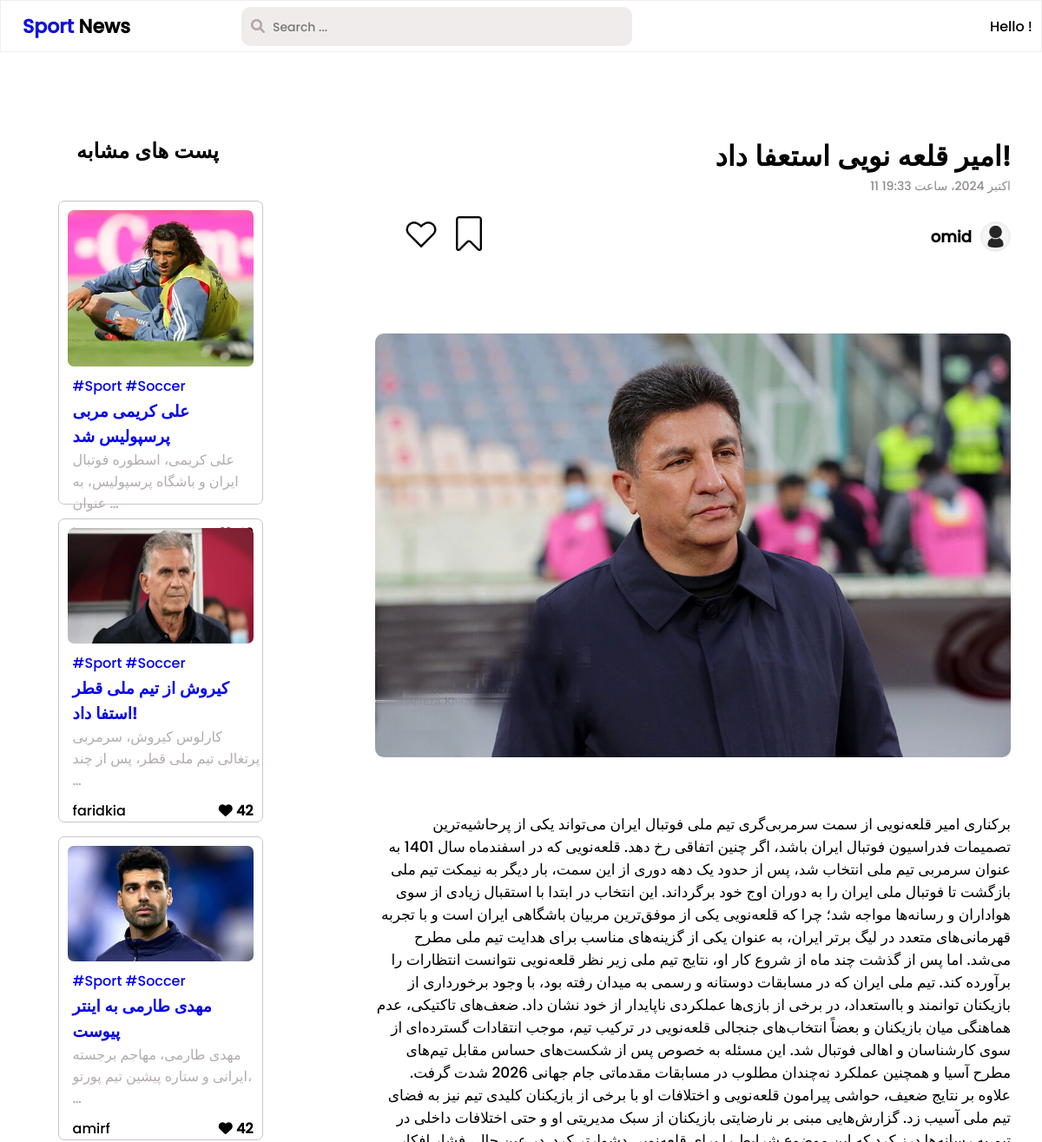
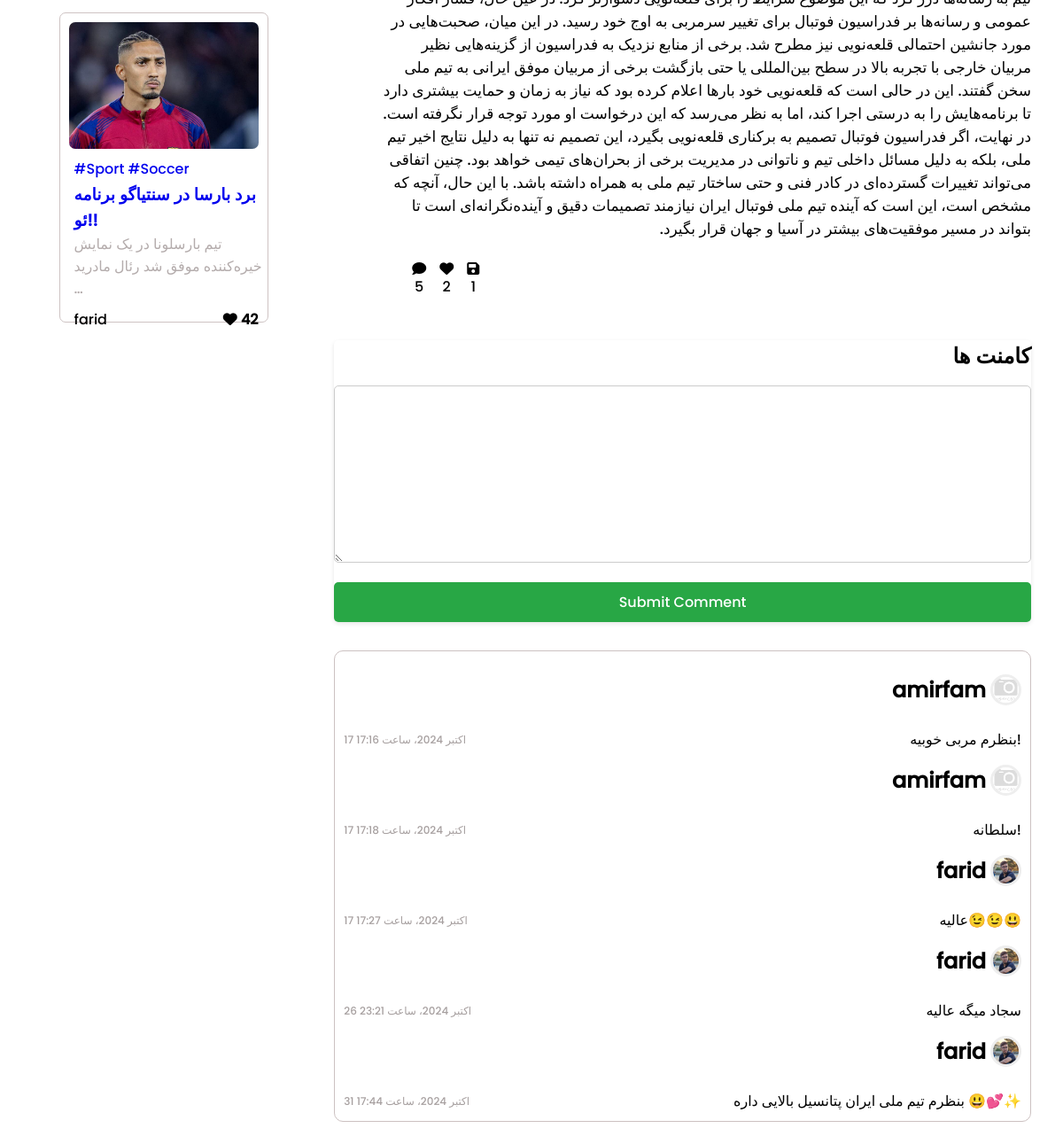
/posts/1, run on the app's committed database (2 pictures, top to bottom).
### post/models.py (models this page shows, shortened)
class Post(models.Model):
    title = models.CharField(max_length=60, verbose_name='عنوان')
    created_at = models.DateTimeField(auto_now_add=True, verbose_name='زمان انتشار')
    author = models.ForeignKey(User, on_delete=models.CASCADE, verbose_name='نویسنده', related_name='posts')
    image = models.ImageField(upload_to='post_images/', verbose_name='عکس')
    caption = models.TextField(max_length=3000, verbose_name='توضیحات', null=True, blank=True)
    class Meta:
        verbose_name = 'پست'
        verbose_name_plural = 'پست ها'

### accounts/models.py (models this page shows)
class User(AbstractUser):
    image = models.ImageField(upload_to=user_image_upload_path, verbose_name='عکس')
    def __str__(self):
        return f'{self.username}'

### core/models.py (models this page shows, shortened)
class Comment(models.Model):
    user = models.ForeignKey(User, on_delete=models.CASCADE, verbose_name='کاربر', related_name='comments')
    post = models.ForeignKey(Post, on_delete=models.CASCADE, verbose_name='پست', related_name='comments')
    text = models.TextField(max_length=75, verbose_name='متن')
    date = models.DateTimeField(auto_now_add=True)
    is_ok = models.BooleanField(verbose_name='اجازه انتشار', default=False)
    class Meta:
        verbose_name = 'کامنت'
        verbose_name_plural = 'کامنت ها'

### post/views.py (the view)
# urls.py: path('<int:id>', views.post_detail, name='post_detail'),
def post_detail(request, id):
    spost = Post.objects.all()[1:5]
    post = get_object_or_404(Post, id=id)
    comments = post.comments.filter(is_ok=True).all()
    if request.user.is_authenticated:
        if request.user.likes.filter(post=post).exists():
            is_like = True
        else:
            is_like = False
        if request.user.saved.filter(post=post).exists():
            is_saved = True
        else:
            is_saved = False
    else:
        is_like = False
        is_saved = False
    like_count = Like.objects.filter(post=post).count()
    saved_count = Saved.objects.filter(post=post).count()
    if request.method == 'POST':
        if request.user.is_authenticated:
            form = CommentForm(request.POST)
            if form.is_valid():
                Comment.objects.create(user=request.user, post=post, text=form.cleaned_data['text'])
                return redirect('post:post_detail', id=post.id)
            return render(request, 'post/post_detail.html',
                          context={'post': post, 'is_like': is_like, 'is_saved': is_saved,
                                   'like_count': like_count, 'saved_count': saved_count,
                                   'form': form, 'comments':comments, 'comment_count':comments.count(), 'spost':spost})
        else:
            redirect('accounts:login')
    else:
        form = CommentForm()
        return render(request, 'post/post_detail.html', context={'post':post, 'is_like':is_like, 'is_saved':is_saved,
                                                             'like_count':like_count, 'saved_count':saved_count,
                                                                 'form':form, 'comments':comments, 'comment_count':comments.count(),'spost':spost})

### core/forms.py (shortened to what this page needs)
class CommentForm(forms.Form):
    text = forms.CharField(max_length=75)

### post/Templates/post/post_detail.html (shortened to what this page needs)
{% extends 'base.html' %}
{% load static %}
{% block head %}
    <link rel="stylesheet" href="{% static 'css/post_detail.css' %}">
    <link href="https://cdnjs.cloudflare.com/ajax/libs/font-awesome/6.0.0-beta3/css/all.min.css" rel="stylesheet">
    <link href="https://cdn.jsdelivr.net/gh/rastikerdar/vazir-font@latest/dist/font-face.css" rel="stylesheet" type="text/css" />
{% endblock %}
{% block content %}
    <nav class="nav">
        <div class="nav-left-side">
            <h2><span style="color: #1212dc">Sport</span> News</h2>
            <div class="search-bar">
                <i id="search-icon" class="fas fa-search"></i>
                <form action="" method="get">
                    <input placeholder="Search ..." name="search" maxlength="50" class="search-input">
                </form>
            </div>
        </div>
        <div class="nav-right-side">
            <p>Hello {{ user.username }}!</p>
        </div>
    </nav>
    <div class="container">
        <div class="left-side">
            <div class="similar-posts">
                <h2 style="margin-left: 4.5rem;margin-bottom: 1.5rem">پست های مشابه</h2>
                {% for post in spost %}
                    <div class="spost">
                        <img src="{{ post.image.url }}" alt="">
                        <div class="hashtags">
                            <a href="#">#Sport</a>
                            <a href="#">#Soccer</a>
                        </div>
                        <h3><a href="{% url "post:post_detail" post.id %}">{{ post.title }}</a></h3>
                        <p class="spost-desc">{{ post.caption | truncatewords:10 }}</p>
                        <div class="pl-line">
                            <p>{{ post.author }}</p>
                            <i class="fas fa-heart"><span> 42</span></i>
                        </div>
                    </div>
                {% endfor %}
            </div>
        </div>
        <div class="right-side">
            <h1 class="rh1">{{ post.title }}</h1>
            <p class="rbh1">{{ post.created_at }}</p>
            <div class="items">
                <div class="author">
                    <p>{{ post.author }}</p>
                    <div class="circle">
                        {% if post.author.image %}
                            <img src="{{ post.author.image.url }}" alt="">
                        {% else %}
                            <img src="{% static 'imgs/user.png' %}" alt="">
                        {% endif %}
                    </div>
                </div>
                <div class="post-info">
                    <div class="comments">
                        {% if is_like %}
                            <a href="{% url 'home:like' post.id %}"><img style="background-color: white" width="40px" height="40px" src="{% static 'imgs/like.png' %}" alt=""></a>
                        {% else %}
                            <a href="{% url 'home:like' post.id %}"><img style="background-color: white" width="40px" height="40px" src="{% static 'imgs/unlike.png' %}" alt=""></a>
                        {% endif %}
                    </div>
                    <div class="comments">
                        {% if is_saved %}
                            <a href="{% url 'home:saved' post.id %}"><img style="background-color: white" width="40px" height="40px" src="{% static 'imgs/saved.png' %}" alt=""></a>
                        {% else %}
                            <a href="{% url 'home:saved' post.id %}"><img style="background-color: white" width="40px" height="40px" src="{% static 'imgs/unsave.png' %}" alt=""></a>
                        {% endif %}
                    </div>
                </div>
            </div>
            <img class="post-img" src="{{ post.image.url }}" alt="">
            <p dir="rtl" class="post-description">{{ post.caption }}</p>
            <div style="display: flex;flex-direction: row-reverse;width: 100%">
                <div style="width: 100%;margin-top: 1.5rem" class="post-info">
                    <div class="comments">
                        <i class="fas fa-comment"></i>
                        <p>{{ comment_count }}</p>
                    </div>
                    <div class="comments">
                        <i class="fas fa-heart"></i>
                        <p>{{ like_count }}</p>
                    </div>
                    <div class="comments">
                        <i class="fas fa-save"></i>
                        <p>{{ saved_count }}</p>
                    </div>
                </div>
            </div>
            <div class="comment-section">
                <h2 dir="rtl">کامنت ها</h2>
                <form action="{% url 'post:post_detail' post.id %}" method="post" id="commentForm">
                    <div class="form-group">
                        <textarea dir="rtl" style="margin-top: 1rem" id="comment" name="text" required></textarea>
                    </div>
                    <button type="submit" class="submit-btn">Submit Comment</button>
                </form>
            </div>
            <div class="comment-list">
                {% for comment in comments %}
                    <div class="comment-row">
                        <div class="comment-user">
                             <h2>{{ comment.user.username }}</h2>
                            <div class="circle">
                                {% if comment.user.image %}
                                    <img src="{{ comment.user.image.url }}" alt="">
                                {% else %}
                                    <img src="{% static 'imgs/user.png' %}" alt="">
                                {% endif %}
                            </div>
                        </div>
                    <div class="comment-info">
                        <p>{{ comment.text }}</p>
                        <p class="comment-date">{{ comment.date }}</p>
                    </div>
                    </div>
                {% endfor %}
            </div>
        </div>
    </div>
{% endblock %}

### static/css/post_detail.css (style rules this page uses)
* { padding: 0; margin: 0; box-sizing: border-box; font-family: 'Poppins','Vazir', sans-serif; }
.nav { display: flex; width: 100%; height: 60px; border: #eee 1px solid; position: relative; background-color: white; }
.nav-left-side { width: 65%; display: flex; align-items: center; gap: 8.0rem; }
.nav-left-side h2 { font-size: 22px; margin: 0px 0px 0px 25px; }
.search-bar { display: flex; align-items: center; font-family: 'Poppins-Light'; color: #b2a6a6; border-radius: 10px; background-color: #f1ecec; width: 450px; height: 45px; }
.search-input { font-size: 14px; margin-left: 9px; width: 375px; background-color: #f1ecec; border: none; border-bottom: 0px solid #ccc; outline: none; transition: border-bottom-color 0.3s ease; }
#search-icon { margin-left: 11px; }
.nav-right-side { width: 35%; display: flex; justify-content: flex-end; align-items: center; }
.nav-right-side p { margin: 0px 10px 0px 0px; }
.container { width: 100%; margin-top: 6rem; display: flex; gap: 1.5rem; }
.right-side { width: 70%; display: flex; flex-direction: column; margin-right: 2.25rem; align-items: flex-end; }
.left-side { width: 30%; display: flex; flex-direction: column; margin-left: 1rem; }
.rh1 { font-size: 2rem; }
.rbh1 { color: #918a8a; font-size: 14px; }
.items { display: flex; justify-content: space-between; margin-top: 1.5rem; width: 100%; flex-direction: row-reverse; }
.author { display: flex; gap: 10px; align-items: center; }
.circle { width: 35px; height: 35px; border-radius: 50px; }
.author p { font-size: 18px; font-weight: bold; }
.circle img { width:100%; height: 100%; object-fit: cover; border: 3px solid #eee; border-radius: 50px; }
.post-info { margin-left: 5.5rem; display: flex; align-items: center; gap: 15px; }
.comments { display: flex; flex-direction: column; justify-content: center; align-items: center; }
.post-img { margin-top: 5.5rem; border-radius: 10px; width: 93%; }
.post-description { font-size: 17px; margin-top: 4rem; width: 93%; }
.comment-section { margin-top: 3rem; background-color: #fff; border-radius: 5px; box-shadow: 0 2px 5px rgba(0, 0, 0, 0.1); width: 100%; }
.form-group { margin-bottom: 15px; }
.form-group input, .form-group textarea { width: 100%; padding: 10px; border: 1px solid #ccc; border-radius: 5px; font-size: 14px; }
.form-group textarea { height: 200px; resize: vertical; }
.submit-btn { display: block; width: 100%; background-color: #28a745; color: white; padding: 10px; border: none; border-radius: 5px; font-size: 16px; cursor: pointer; text-align: center; }
.comment-row { display: flex; flex-direction: column; justify-content: flex-end; gap: 10px; }
.comment-user { margin-top: 1rem; align-items: center; justify-content: flex-end; width: 100%; display: flex; gap: 5px; }
.comment-list { margin-bottom: 1rem; border-radius: 10px; padding: 10px; margin-top: 2rem; border: #ccc1c1 1px solid; display: flex; flex-direction: column; width: 100%; justify-content: flex-end; }
.comment-info { margin-top: 1rem; display: flex; justify-content: space-between; flex-direction: row-reverse; align-items: center; }
.comment-date { color: #a69f9f; font-size: 12px; }
.spost { display: flex; flex-direction: column; width: 70%; height: 350px; border: 1px solid #cec3c3; border-radius: 7px; margin: 0 auto; }
.spost img { width: 100%; padding: 10px; border-radius: 17px; height: 200px; }
.spost h3 { margin-top: 2px; margin-left: 1rem; }
.hashtags { margin-left: 1rem; }
.spost p { margin-left: 1rem; }
.pl-line { margin-top: 10px; display: flex; align-items: center; justify-content: space-between; }
.pl-line i { margin-right: 10px; }
.spost a { text-decoration: none; }
.similar-posts { display: flex; flex-direction: column; width: 100%; gap: 1rem; }
.spost-desc { margin-left: 2rem; color: #b4acac; font-weight: 100; }

### data on the page
Post: image (picture), title "علی کریمی مربی پرسپولیس شد", caption "علی کریمی، اسطوره فوتبال ایران و باشگاه پرسپولیس، به عنوان …"
Post: image (picture), title "کیروش از تیم ملی قطر استفا داد!", caption "کارلوس کیروش، سرمربی پرتغالی تیم ملی قطر، پس از چند …", author "faridkia"
Post: image (picture), title "مهدی طارمی به اینتر پیوست", caption "مهدی طارمی، مهاجم برجسته ایرانی و ستاره پیشین تیم پورتو، …", author "amirf"
Post: image (picture), title "برد بارسا در سنتیاگو برنامه ئو!!", caption "تیم بارسلونا در یک نمایش خیره‌کننده موفق شد رئال مادرید …", author "farid"
Post: title "امیر قلعه نویی استعفا داد!", created_at "11 اکتبر 2024، ساعت 19:33", author "omid", image (picture), caption "برکناری امیر قلعه‌نویی از سمت سرمربی‌گری تیم ملی فوتبال ایران می‌تواند یکی از پرحاشیه‌ترین تصمیمات فدراسیون فوتبال ایران باشد، اگر چنین اتفاقی رخ دهد. قلعه‌نویی که در اسفندماه سال 1401 به عنوان سرمربی تیم ملی انتخاب شد، پس از حدود یک دهه دوری از این سمت، بار دیگر به نیمکت تیم ملی بازگشت تا فوتبال ملی ایران را به دوران اوج خود برگرداند. این انتخاب در ابتدا با استقبال زیادی از سوی هواداران و رسانه‌ها مواجه شد؛ چرا که قلعه‌نویی یکی از موفق‌ترین مربیان باشگاهی ایران است و با تجربه قهرمانی‌های متعدد در لیگ برتر ایران، به عنوان یکی از گزینه‌های مناسب برای هدایت تیم ملی مطرح می‌شد. اما پس از گذشت چند ماه از شروع کار او، نتایج تیم ملی زیر نظر قلعه‌نویی نتوانست انتظارات را برآورده کند. تیم ملی ایران…"
Comment: user.username "amirfam", user.image (placeholder picture), text "بنظرم مربی خوبیه!", date "17 اکتبر 2024، ساعت 17:16"
Comment: user.username "amirfam", user.image (placeholder picture), text "سلطانه!", date "17 اکتبر 2024، ساعت 17:18"
Comment: user.username "farid", user.image (picture), text "عالیه😉😉😃", date "17 اکتبر 2024، ساعت 17:27"
Comment: user.username "farid", user.image (picture), text "سجاد میگه عالیه", date "26 اکتبر 2024، ساعت 23:21"
Comment: user.username "farid", user.image (picture), text "بنظرم تیم ملی ایران پتانسیل بالایی داره 😃💕✨", date "31 اکتبر 2024، ساعت 17:44"

### other printed values
{{ comment_count }} "5"
{{ like_count }} "2"
{{ saved_count }} "1"
